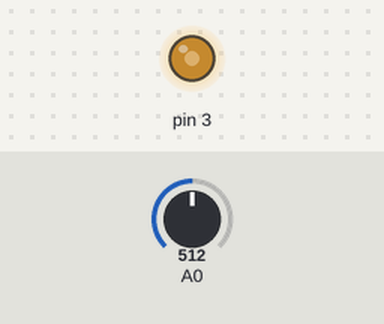
This sketch was run on a simulated Arduino Uno, built with avr-gcc and run on an emulated ATmega328P. On the bench: output pins drawn as LEDs (lit = HIGH). The inputs (shaded band) are chosen by the test bench; at power-on: A0 = 512.

Above: at 1.2 s.
1.3 s: A0 set to 716
At 2.4 s:
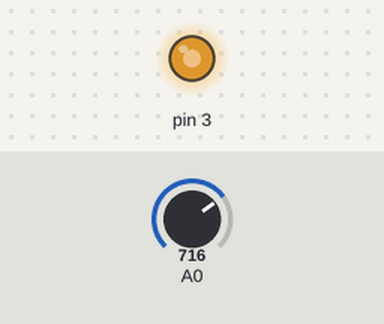
2.8 s: A0 set to 900
At 3.5 s:
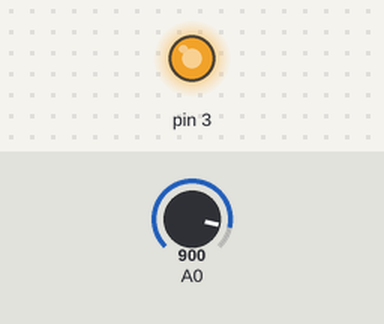
4.3 s: A0 set to 122
At 4.6 s:
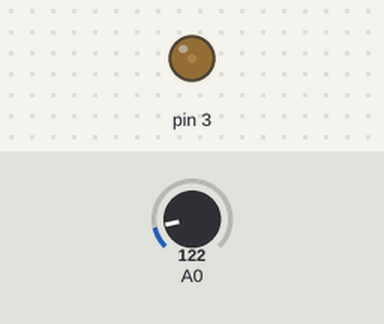
5.8 s: A0 set to 0
At 7.0 s:
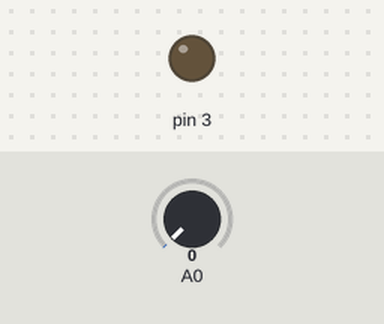
7.3 s: A0 set to 511
At 8.1 s:
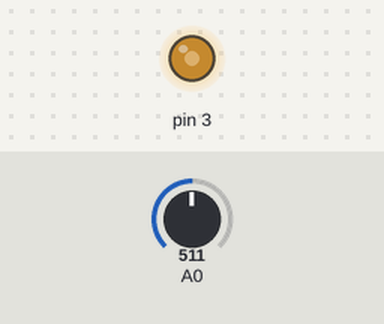
Timing chart, 0 to 9.8 s (numbered marks = the images above; inputs shaded):
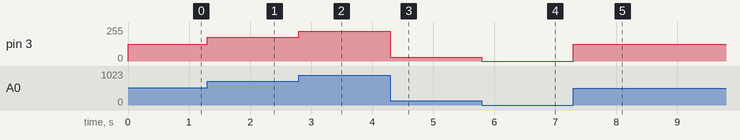

Measured:
- after the input at 1.3 s, pin 3: 127/255 → 178/255 at once
- after the input at 2.8 s, pin 3: 178/255 → 224/255 at once
- after the input at 4.3 s, pin 3: 224/255 → 30/255 at once
- after the input at 5.8 s, pin 3: 30/255 → 0/255 at once
- after the input at 7.3 s, pin 3: 0/255 → 127/255 at once

The sketch:

pot_w_led.ino
```cpp
void setup() {

pinMode(A0,INPUT);
pinMode(3,OUTPUT);

}

void loop() {
int pot =0;
pot =analogRead(A0);
pot=map(pot,0,1023,0,255);

analogWrite(3,pot);

}
```
